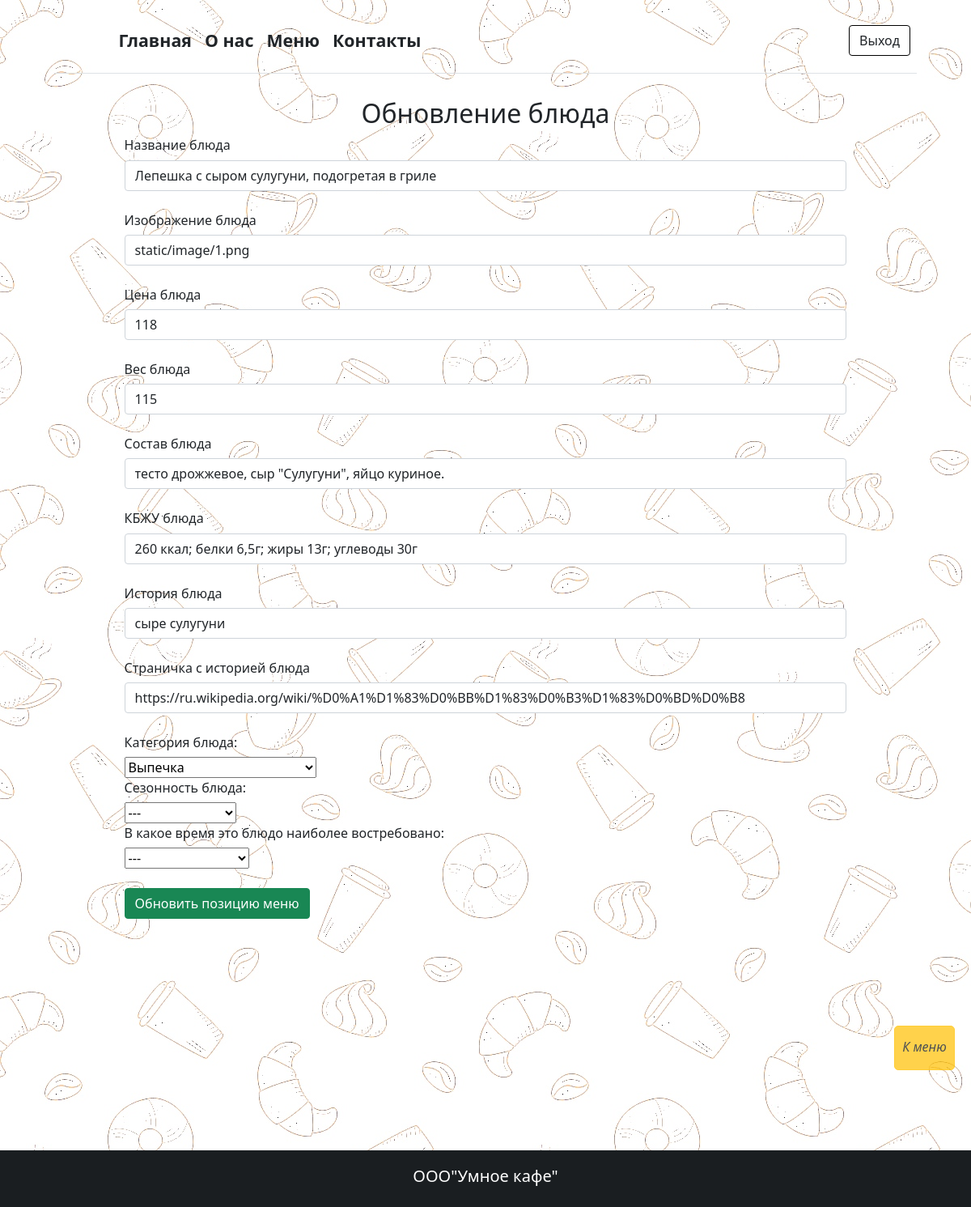
/admin/1/update (signed in), run on the app's committed database.
### main.py (models this page shows, shortened)
class Item(db.Model):
    id = db.Column(db.Integer, primary_key=True)
    name = db.Column(db.String(100), nullable=False)
    photo = db.Column(db.String, nullable=False)
    price = db.Column(db.Integer, nullable=False)
    weight = db.Column(db.Integer, nullable=False)
    composition = db.Column(db.Text, nullable=False)
    KBJU = db.Column(db.Text, nullable=False)
    discover_text = db.Column(db.String, nullable=True)
    discover_url = db.Column(db.Text, nullable=True)
    season = db.Column(db.String, nullable=True)
    time_day = db.Column(db.String, nullable=True)
    category = db.Column(db.String, nullable=True)

### main.py (the view)
@app.route('/admin/<int:id>/update', methods=['GET', 'POST'])
@login_required
def admin_update(id):
    item = Item.query.get(id)
    if request.method == "POST":
        name = request.form['name']
        photo = request.form['photo']
        price = request.form['price']
        weight = request.form['weight']
        composition = request.form['composition']
        KBJU = request.form['KBJU']
        discover_text = request.form['discover_text']
        discover_url = request.form['discover_url']
        season = request.form['season']
        time_day = request.form['time_day']
        category = request.form['category']
        item = Item(name=name, photo=photo, price=price, weight=weight, composition=composition, KBJU=KBJU, discover_text=discover_text, discover_url=discover_url, season=season, time_day=time_day, category=category)
        try:
            db.session.commit()
            return redirect('/admin')
        except:
            return "Error"
    else:
        item = Item.query.get(id)
        return render_template('item_update.html', item=item)

### main.py (called while the page is built)
@login_manager.user_loader
def load_user(id):
    return Client.query.get(int(id))

### templates/item_update.html (shortened to what this page needs)
{% extends 'base.html' %}
{% block main %}
<main id="main">
    <section id="add_item">
        <div class="container">
            <h2 class="menu">Обновление блюда</h2>
            <form method="post" class="create-input">
                <label for="name"> <h6>Название блюда</h6> </label>
                <input type="text" class="form-control" name="name" id="name" value="{{ item.name }}" placeholder="Введите название блюда">
                <br>
                <label for="photo"> <h6>Изображение блюда</h6> </label>
                <input type="text" class="form-control" name="photo" id="photo" value="{{ item.photo }}" placeholder="Введите путь до изображения блюда">
                <br>
                <label for="price"> <h6>Цена блюда</h6> </label>
                <input type="text" class="form-control" name="price" id="price" value="{{ item.price }}" placeholder="Введите цену блюда"><br>
                <label for="weight"> <h6>Вес блюда</h6> </label>
                <input type="text" class="form-control" name="weight" id="weight" value="{{ item.weight }}" placeholder="Введите вес блюда"><br>
                <label for="composition"> <h6>Состав блюда</h6> </label>
                <input type="text" class="form-control" name="composition" id="composition" value="{{ item.composition }}" placeholder="Введите состав блюда">
                <br>
                <label for="KBJU"> <h6>КБЖУ блюда</h6> </label>
                <input type="text" class="form-control" name="KBJU" id="KBJU" placeholder="Введите КБЖУ на 100г блюда" value="{{ item.KBJU }}">
                <br>
                <label for="discover_text"> <h6>История блюда</h6> </label>
                <input type="text" class="form-control" name="discover_text" id="discover_text" value="{{ item.discover_text }}" placeholder="Предложите ингридиент или узнать историю блюда:'Узнайте подробнее о...' ">
                <br>
                <label for="discover_url"> <h6>Страничка с историей блюда</h6> </label>
                <input type="url" class="form-control" name="discover_url" id="discover_url" value="{{ item.discover_url }}" placeholder="Введите ссылку на страничку с историей о блюде">
                <br>
                <label for="category"> <h6>Категория блюда: </h6> </label> <br>
                <select name="category" id="category" size="1">
                    <option  value="выпечка">Выпечка</option>
                </select>
                <br>
                <label for="season"> <h6>Сезонность блюда: </h6> </label> <br>
                <select name="season" id="season" size="1">
                    <option selected value="NULL">---</option>
                </select>
                <br>
                <label for="time_day"> <h6>В какое время это блюдо наиболее востребовано: </h6> </label> <br>
                <select name="time_day" id="time_day" size="1">
                    <option selected value="NULL">---</option>
                </select>
                <br><br>
                <button class="btn btn-success">Обновить позицию меню</button>
            </form>
        </div>
    </section>
</main>
{% endblock %}

### static/style.css (style rules this page uses)
body { background-image: url("image/фон.jpg"); background-repeat: repeat; height: 100%; }
main { margin-top:30px; }
body { margin: 0; font-family: var(--bs-body-font-family); font-size: var(--bs-body-font-size); font-weight: var(--bs-body-font-weight); line-height: var(--bs-body-line-height); color: var(--bs-body-color); text-align: var(--bs-body-text-align); background-color: var(--bs-body-bg); -webkit-text-size-adjust: 100%; -webkit-tap-highlight-color: transparent; }
:root { --bs-blue: #0d6efd; --bs-indigo: #6610f2; --bs-purple: #6f42c1; --bs-pink: #d63384; --bs-red: #dc3545; --bs-orange: #fd7e14; --bs-yellow: #ffc107; --bs-green: #198754; --bs-teal: #20c997; --bs-cyan: #0dcaf0; --bs-white: #fff; --bs-gray: #6c757d; --bs-gray-dark: #343a40; --bs-gray-100: #f8f9fa; --bs-gray-200: #e9ecef; --bs-gray-300: #dee2e6; --bs-gray-400: #ced4da; --bs-gray-500: #adb5bd; --bs-gray-600: #6c757d; --bs-gray-700: #495057; --bs-gray-800: #343a40; --bs-gray-900: #212529; --bs-primary: #0d6efd; --bs-secondary: #6c757d; --bs-success: #198754; --bs-info: #0dcaf0; --bs-warning: #ffc107; --bs-danger: #dc3545; --bs-light: #f8f9fa; --bs-dark: #212529; --bs-primary-rgb: 13,110,253; --bs-secondary-rgb: 108,117,125; --bs-success-rgb: 25,135,84; --bs-info-rgb: 13,202,240; --bs-warning-rgb: 255,193,7; --bs-danger-rgb: 220,53,69; --bs-light-rgb: 248,249,250; --bs-dark-rgb: 33,37,41; --bs-white-rgb: 255,255,255; --bs-black-rgb: 0,0,0; --bs-body-color-rgb: 33,37,41; --bs-body-bg-rgb: 255,255,255; --bs-font-sans-serif: system-ui,-apple-system,"Segoe UI",Roboto,"Helvetica Neue",Arial,"Noto Sans","Liberation Sans",sans-serif,"Apple Color Emoji","Segoe UI Emoji","Segoe UI Symbol","Noto Color Emoji"; --bs-font-monospace: SFMono-Regular,Menlo,Monaco,Consolas,"Liberation Mono","Courier New",monospace; --bs-gradient: linear-gradient(180deg, rgba(255, 255, 255, 0.15), rgba(255, 255, 255, 0)); --bs-body-font-family: var(--bs-font-sans-serif); --bs-body-font-size: 1rem; --bs-body-font-weight: 400; --bs-body-line-height: 1.5; --bs-body-color: #212529; Show All Properties (1 more) }
*,::after,::before { box-sizing:border-box; }
button { border-radius:0; }
button { margin:0;font-family:inherit;font-size:inherit;line-height:inherit; }
button { text-transform:none; }
[type=button],button { -webkit-appearance:button; }
.btn { display:inline-block;font-weight:400;line-height:1.5;color:#212529;text-align:center; text-decoration:none;vertical-align:middle;cursor:pointer; -webkit-user-select:none;-moz-user-select:none; user-select:none;background-color:transparent;border:1px solid transparent; padding:.375rem .75rem;font-size:1rem;border-radius:.25rem; transition:color .15s ease-in-out,background-color .15s ease-in-out,border-color .15s ease-in-out,box-shadow .15s ease-in-out; }
.menu { text-align:center; }
.create-input { width: 80%; margin-left: auto; margin-right: auto; }
#add_item { height: 1200px; }

### static/style_slide.css (style rules this page uses)
* { box-sizing:border-box }

### data on the page
Item: name "Лепешка с сыром сулугуни, подогретая в гриле", photo "static/image/1.png", price "118", weight "115", composition "тесто дрожжевое, сыр \"Сулугуни\", яйцо куриное.", KBJU "260 ккал; белки 6,5г; жиры 13г; углеводы 30г", discover_text "сыре сулугуни", discover_url "https://ru.wikipedia.org/wiki/%D0%A1%D1%83%D0%BB%D1%83%D0%B3%D1%83%D0%BD%D0%B8"
